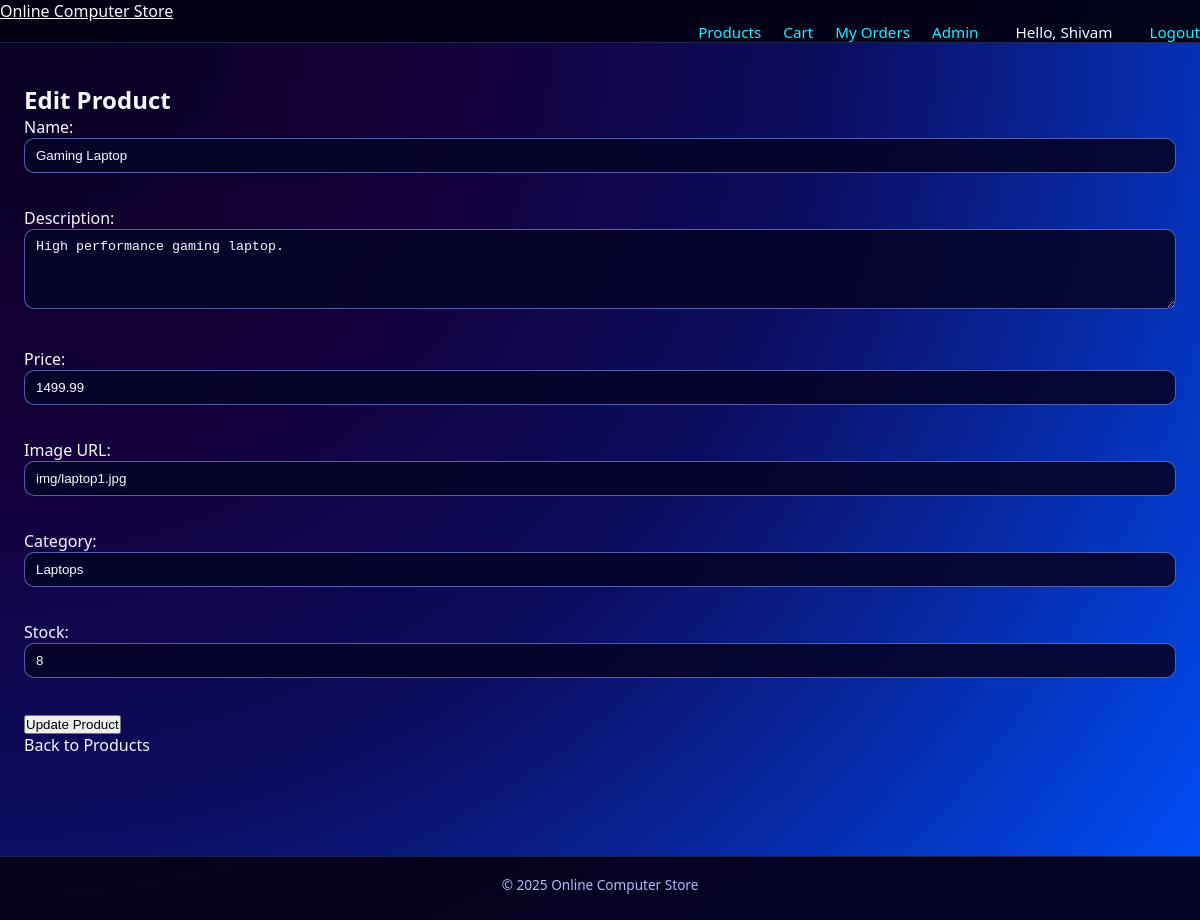
Page /admin_product_edit.php?id=1 (signed in) on the committed database.
### tables this page shows
CREATE TABLE `products` (
  `id` int(11) NOT NULL,
  `name` varchar(255) DEFAULT NULL,
  `description` text DEFAULT NULL,
  `price` decimal(10,2) DEFAULT NULL,
  `image_url` varchar(255) DEFAULT NULL,
  `category` varchar(100) DEFAULT NULL,
  `stock` int(11) DEFAULT 0
);

### admin_product_edit.php (the view, shortened to what this page needs)
<?php
require_once './includes/header.php';
require_once './db/conn.php';
$id = isset($_GET['id']) ? (int) $_GET['id'] : 0;
$sql = "SELECT * FROM products WHERE id = $id LIMIT 1";
$result = mysqli_query($conn, $sql);
$product = mysqli_fetch_assoc($result);
?>
<h2>Edit Product</h2>
<form action="admin_product_edit_action.php" method="post">
    <label>Name:</label><br>
    <input type="text" name="name" value="<?php echo htmlspecialchars($product['name']); ?>" required><br><br>
    <label>Description:</label><br>
    <textarea name="description" rows="4" cols="40"><?php echo htmlspecialchars($product['description']); ?></textarea><br><br>
    <label>Price:</label><br>
    <input type="number" step="0.01" name="price" value="<?php echo $product['price']; ?>" required><br><br>
    <label>Image URL:</label><br>
    <input type="text" name="image_url" value="<?php echo htmlspecialchars($product['image_url']); ?>"><br><br>
    <label>Category:</label><br>
    <input type="text" name="category" value="<?php echo htmlspecialchars($product['category']); ?>"><br><br>
    <label>Stock:</label><br>
    <input type="number" name="stock" value="<?php echo $product['stock']; ?>"><br><br>
    <button type="submit">Update Product</button>
</form>
<p><a href="admin_products.php">Back to Products</a></p>
<?php
require_once './includes/footer.php';
?>

### css/style.css (style rules this page uses)
* { margin: 0; padding: 0; box-sizing: border-box; }
html, body { height: 100%; }
body { font-family: system-ui, -apple-system, BlinkMacSystemFont, "Segoe UI", sans-serif; background: radial-gradient(circle at top left, #08001f 0, #14003a 30%, #0b0c5f 55%, #0050ff 100%); color: #f5f7ff; }
a { color: inherit; text-decoration: none; }
input[type="text"], input[type="email"], input[type="password"], input[type="number"], textarea, select { width: 100%; padding: 9px 11px; border-radius: 10px; border: 1px solid rgba(135, 154, 255, 0.6); background: rgba(6, 4, 41, 0.9); color: #f7f9ff; margin-bottom: 12px; }
input[type="submit"], button { cursor: pointer; }

### rows in the picture
products: name "Gaming Laptop", description "High performance gaming laptop.", price "1499.99", image_url "img/laptop1.jpg", category "Laptops", stock "8"

### other values in the picture
$_SESSION['username'] "Shivam"
